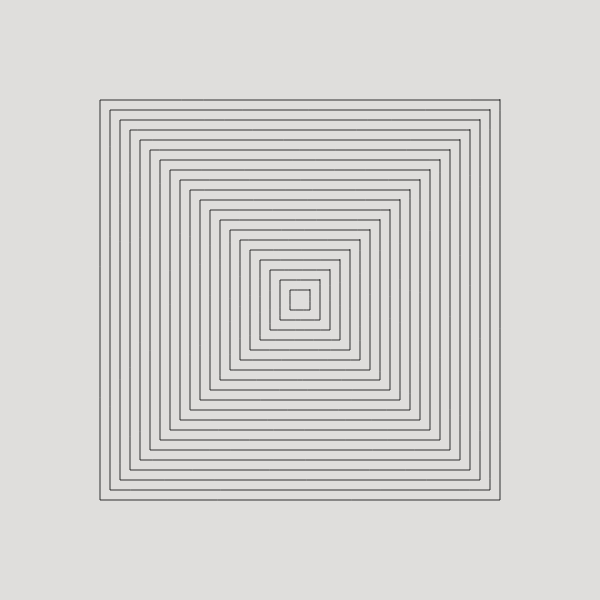
Frame 1 (no input)
Frame 60 (no input): identical to frame 1, image omitted
Frame 120 (the mouse pressed at the canvas centre since frame 60): identical to frame 1, image omitted

The p5.js sketch that drew this single still picture (run headless with seeded random() and noise() and a simulated clock; from frame 60 on, the mouse is pressed at the canvas centre):

// p5.js sketch
// ── sketch.js
// Hypertransformation of 20 Concentric Squares 1974

let corners = []
let offsets = []
let normOffsets = []
let currentCoords = []

let triggered = false
let frac = 0

function setup() {
    createCanvas(600, 600)

    for (let i = 0; i < 20; i++) {
        let halfUnit = (i + 1) * 10

        let v1 = createVector(halfUnit, -halfUnit) // A
        let v2 = createVector(halfUnit, halfUnit) // B
        let v3 = createVector(-halfUnit, halfUnit) // C
        let v4 = createVector(-halfUnit, -halfUnit) // D

        corners.push([v1, v2, v3, v4])
    }

    offsetInit()
    copyNormalisedCoords()

    copyToCurrentCoords(normOffsets)

    noFill()
    // noLoop()
    stroke(0, 200)
}

function draw() {
    background("#DFDEDC")

    translate(width / 2, height / 2)
    // rectMode(CENTER)
    for (let n = 0; n < 20; n++) {
        beginShape()

        for (let i = 0; i < 4; i++) {
            vertex(corners[n][i].x, corners[n][i].y)
            for (let j = 0; j < 4; j++) {
                let coord
                if (triggered) {
                    coord = p5.Vector.lerp(
                        currentCoords[n][i * 4 + j],
                        offsets[n][i * 4 + j],
                        frac
                    )
                } else {
                    coord = currentCoords[n][i * 4 + j].copy()
                }
                vertex(coord.x, coord.y)
            }
        }

        endShape(CLOSE)
    }
    if (triggered) {
        frac += 0.01
        if (frac >= 1) {
            copyToCurrentCoords(offsets)
            offsetInit()
            frac = 0
        }
    }
}

function offsetInit() {
    offsets = []
    let probOfNotWonking
    let randomOff = 10

    for (let i = 0; i < 20; i++) {
        let halfUnit = (i + 1) * 10
        probOfNotWonking = i === 0 ? 1 : map(i, 0, 19, 0.5, 0.6)

        offsets[i] = []
        // AB

        offsets[i].push(
            createVector(
                halfUnit + random(-randomOff, randomOff),
                random(-halfUnit, -halfUnit / 2)
            )
        )
        offsets[i].push(
            createVector(
                halfUnit + random(-randomOff, randomOff),
                random(-halfUnit / 2, 0)
            )
        )
        offsets[i].push(
            createVector(
                halfUnit + random(-randomOff, randomOff),
                random(0, halfUnit / 2)
            )
        )
        offsets[i].push(
            createVector(
                halfUnit + random(-randomOff, randomOff),
                random(halfUnit / 2, halfUnit)
            )
        )

        // BC

        offsets[i].push(
            createVector(
                random(halfUnit, halfUnit / 2),
                halfUnit + random(-randomOff, randomOff)
            )
        )
        offsets[i].push(
            createVector(
                random(halfUnit / 2, 0),
                halfUnit + random(-randomOff, randomOff)
            )
        )
        offsets[i].push(
            createVector(
                random(0, -halfUnit / 2),
                halfUnit + random(-randomOff, randomOff)
            )
        )
        offsets[i].push(
            createVector(
                random(-halfUnit / 2, -halfUnit),
                halfUnit + random(-randomOff, randomOff)
            )
        )

        // CD
        offsets[i].push(
            createVector(
                -halfUnit + random(-randomOff, randomOff),
                random(halfUnit, halfUnit / 2)
            )
        )
        offsets[i].push(
            createVector(
                -halfUnit + random(-randomOff, randomOff),
                random(halfUnit / 2, 0)
            )
        )
        offsets[i].push(
            createVector(
                -halfUnit + random(-randomOff, randomOff),
                random(0, -halfUnit / 2)
            )
        )
        offsets[i].push(
            createVector(
                -halfUnit + random(-randomOff, randomOff),
                random(-halfUnit / 2, -halfUnit)
            )
        )

        // DA

        offsets[i].push(
            createVector(
                random(-halfUnit, -halfUnit / 2),
                -halfUnit + random(-randomOff, randomOff)
            )
        )
        offsets[i].push(
            createVector(
                random(-halfUnit / 2, 0),
                -halfUnit + random(-randomOff, randomOff)
            )
        )
        offsets[i].push(
            createVector(
                random(0, halfUnit / 2),
                -halfUnit + random(-randomOff, randomOff)
            )
        )
        offsets[i].push(
            createVector(
                random(halfUnit / 2, halfUnit),
                -halfUnit + random(-randomOff, randomOff)
            )
        )

        for (let j = 0; j < 4; j++) {
            if (random(1) < probOfNotWonking) offsets[i][j].x = halfUnit
            if (random(1) < probOfNotWonking) offsets[i][4 + j].y = halfUnit
            if (random(1) < probOfNotWonking) offsets[i][8 + j].x = -halfUnit
            if (random(1) < probOfNotWonking) offsets[i][12 + j].y = -halfUnit
        }
    }
}

function copyNormalisedCoords() {
    for (let i = 0; i < 20; i++) {
        let halfUnit = (i + 1) * 10
        normOffsets[i] = []

        for (let k = 0; k < 16; k++) {
            normOffsets[i].push(offsets[i][k].copy())
            // Copying the array won't work with slich() or Array.from()
            // or the other 10,000 ways. The vectors are itself referenced
            // so it needs to be copied individually
        }

        for (let j = 0; j < 4; j++) {
            normOffsets[i][j].x = halfUnit
            normOffsets[i][4 + j].y = halfUnit
            normOffsets[i][8 + j].x = -halfUnit
            normOffsets[i][12 + j].y = -halfUnit
        }
    }
}

function mouseClicked() {
    triggered = true
}

function copyToCurrentCoords(arr) {
    for (let i = 0; i < 20; i++) {
        currentCoords[i] = []
        for (let k = 0; k < 16; k++) {
            currentCoords[i].push(arr[i][k].copy())
        }
    }
}
